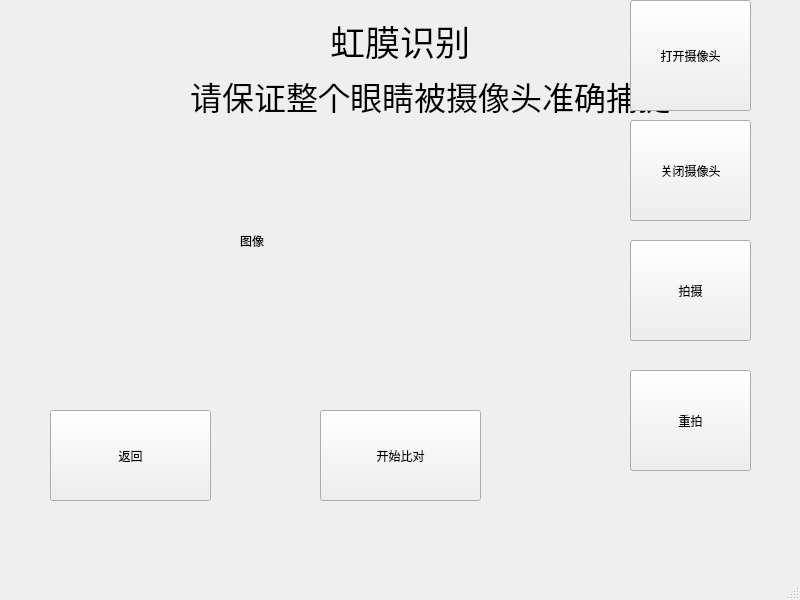
<?xml version="1.0" encoding="UTF-8"?>
<ui version="4.0">
 <class>MainWindow</class>
 <widget class="QMainWindow" name="MainWindow">
  <property name="geometry">
   <rect>
    <x>0</x>
    <y>0</y>
    <width>800</width>
    <height>600</height>
   </rect>
  </property>
  <property name="windowTitle">
   <string>MainWindow</string>
  </property>
  <widget class="QWidget" name="centralwidget">
   <widget class="QPushButton" name="pushButton">
    <property name="geometry">
     <rect>
      <x>630</x>
      <y>370</y>
      <width>121</width>
      <height>101</height>
     </rect>
    </property>
    <property name="text">
     <string>重拍</string>
    </property>
   </widget>
   <widget class="QLabel" name="label">
    <property name="geometry">
     <rect>
      <x>190</x>
      <y>60</y>
      <width>571</width>
      <height>71</height>
     </rect>
    </property>
    <property name="font">
     <font>
      <pointsize>24</pointsize>
     </font>
    </property>
    <property name="text">
     <string>请保证整个眼睛被摄像头准确捕捉</string>
    </property>
   </widget>
   <widget class="QLabel" name="label_2">
    <property name="geometry">
     <rect>
      <x>330</x>
      <y>20</y>
      <width>161</width>
      <height>41</height>
     </rect>
    </property>
    <property name="font">
     <font>
      <pointsize>26</pointsize>
     </font>
    </property>
    <property name="text">
     <string>虹膜识别</string>
    </property>
   </widget>
   <widget class="QPushButton" name="pushButton_2">
    <property name="geometry">
     <rect>
      <x>320</x>
      <y>410</y>
      <width>161</width>
      <height>91</height>
     </rect>
    </property>
    <property name="text">
     <string>开始比对</string>
    </property>
   </widget>
   <widget class="QPushButton" name="pushButton_3">
    <property name="geometry">
     <rect>
      <x>50</x>
      <y>410</y>
      <width>161</width>
      <height>91</height>
     </rect>
    </property>
    <property name="text">
     <string>返回</string>
    </property>
   </widget>
   <widget class="QLabel" name="label_3">
    <property name="geometry">
     <rect>
      <x>240</x>
      <y>140</y>
      <width>291</width>
      <height>201</height>
     </rect>
    </property>
    <property name="text">
     <string>图像</string>
    </property>
   </widget>
   <widget class="QPushButton" name="pushButton_4">
    <property name="geometry">
     <rect>
      <x>630</x>
      <y>0</y>
      <width>121</width>
      <height>111</height>
     </rect>
    </property>
    <property name="text">
     <string>打开摄像头</string>
    </property>
   </widget>
   <widget class="QPushButton" name="pushButton_5">
    <property name="geometry">
     <rect>
      <x>630</x>
      <y>120</y>
      <width>121</width>
      <height>101</height>
     </rect>
    </property>
    <property name="text">
     <string>关闭摄像头</string>
    </property>
   </widget>
   <widget class="QPushButton" name="pushButton_6">
    <property name="geometry">
     <rect>
      <x>630</x>
      <y>240</y>
      <width>121</width>
      <height>101</height>
     </rect>
    </property>
    <property name="text">
     <string>拍摄</string>
    </property>
   </widget>
  </widget>
  <widget class="QMenuBar" name="menubar">
   <property name="geometry">
    <rect>
     <x>0</x>
     <y>0</y>
     <width>800</width>
     <height>37</height>
    </rect>
   </property>
  </widget>
  <widget class="QStatusBar" name="statusbar"/>
 </widget>
 <resources/>
 <connections/>
</ui>
